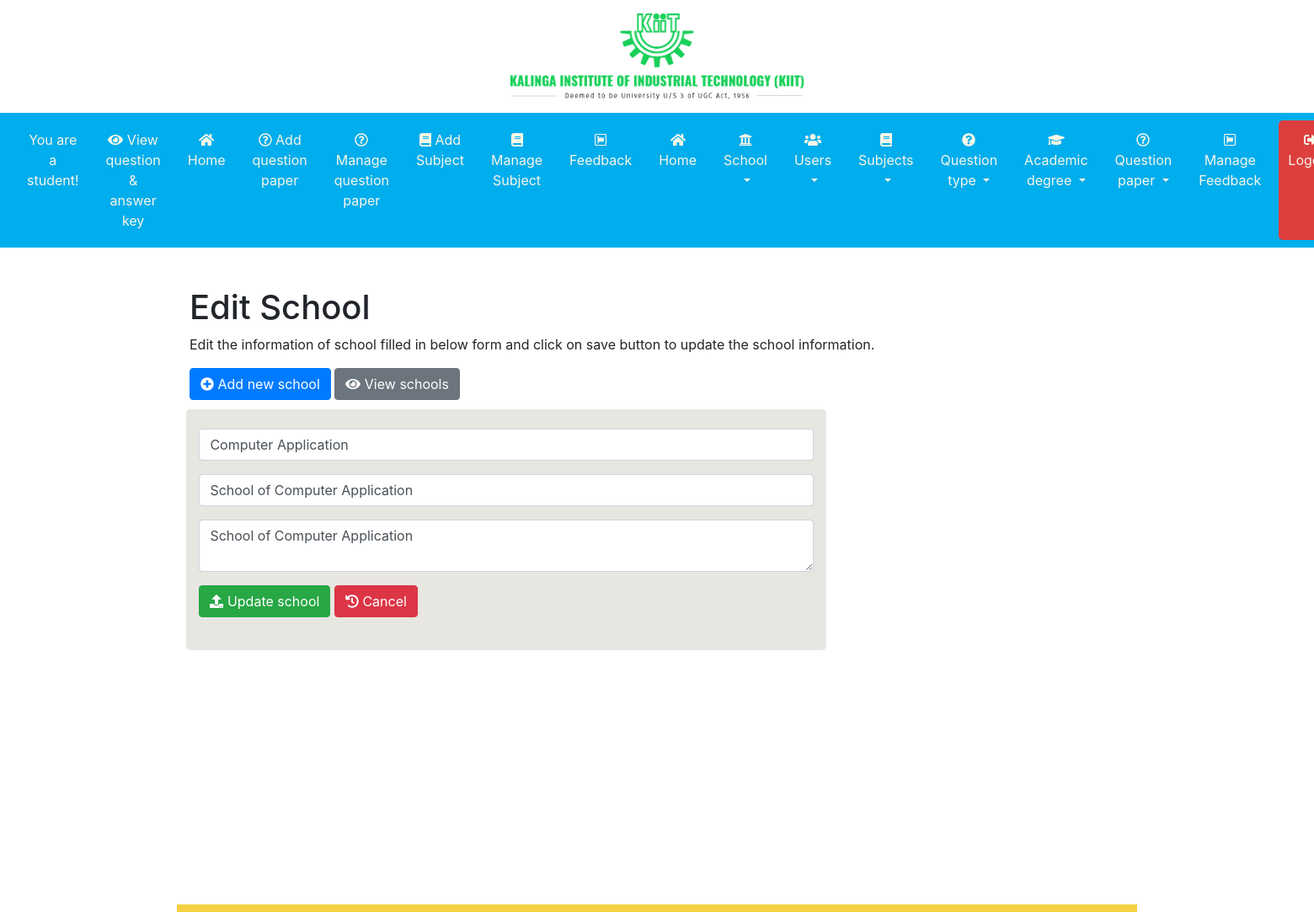
Page /edit-school.php?id=1 (signed in) on the committed database.
### tables this page shows
CREATE TABLE `school`
(
  `school_id` INT(4) AUTO_INCREMENT PRIMARY KEY,
  `school_name` varchar(50) NOT NULL,
  `school_desc` varchar(100) DEFAULT NULL,
  `comments` varchar(100) DEFAULT NULL,
  `injected_date` timestamp NULL DEFAULT CURRENT_TIMESTAMP
);

### edit-school.php (the view, shortened to what this page needs)
<?php
          include 'include/header.php';
          include 'include/navbar.php';
          $id = null;
            if ( !empty($_GET['id'])) {
                $id = $_REQUEST['id'];
            }
            $pdo = Database::connect();
            $pdo->setAttribute(PDO::ATTR_ERRMODE, PDO::ERRMODE_EXCEPTION);
            $sql = "SELECT * FROM school where school_id = ?";
            $q = $pdo->prepare($sql);
            $q->execute(array($id));
            $data = $q->fetch(PDO::FETCH_ASSOC);
    ?>
<div class="container">
  <h1>Edit School</h1>
  <p>
    Edit the information of school filled in below form and click on save button to update the school information.
  </p>
  <a href="add-school.php" role="button" class="btn btn-md btn-primary"><i class="fa fa-plus-circle"></i> Add new school</a>
  <a href="manage-school.php" role="button" class="btn btn-md btn-secondary"><i class="fa fa-eye"></i> View schools</a>
    <div class="row">
      <div class="col col-8 data-col">
        <form method="post" action="update-school.php">
          <div class="form-group">
            <input type="text" name="schoolName" class="form-control" value="<?php echo $data['school_name']?>">
          </div>
          <div class="form-group">
            <input type="text" name="schoolDesc" class="form-control" value="<?php echo $data['school_desc']?>">
          </div>
          <div class="form-group">
            <textarea name="schoolCmt" class="form-control"><?php echo $data['comments']?></textarea>
          </div>
          <div class="form-group">
            <button type="submit" name="updateSchool" class="btn btn-md btn-success"><i class="fas fa-upload"></i> Update school </button>
            <a href="manage-school.php" role="button" class="btn btn-md btn-danger"><i class="fas fa-history"></i> Cancel</a>
          </div>
        </form>
      </div>
    </div>
</div>
<?php include('include/footer.php');

### css/main.css (style rules this page uses)
.container { margin: 2%; padding: 1%; }
.data-col { padding: 2% 3%; margin: 1%; background-color: #E7E6E1; color: #020205; border-radius: 5px; }
html { position: relative; min-height: 100%; }
body { margin-bottom: 20px; }

### rows in the picture
school: schoolName "Computer Application", schoolDesc "School of Computer Application", schoolCmt "School of Computer Application"
